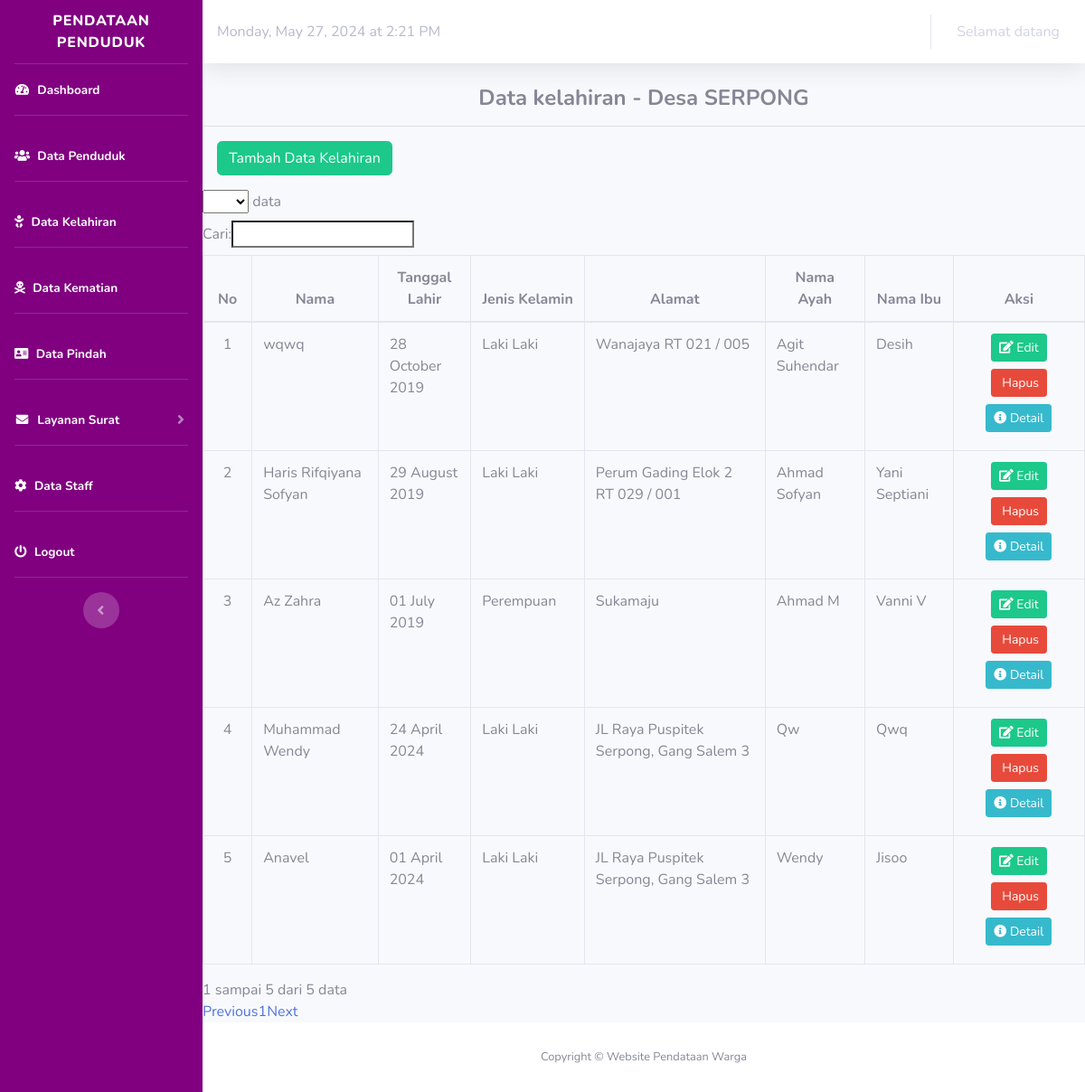
/index.php/kelahiran, run on the app's committed database.
### tables this page shows
CREATE TABLE `kelahiran` (
  `id_kelahiran` bigint(11) NOT NULL,
  `nama` varchar(50) NOT NULL,
  `hari` varchar(20) NOT NULL,
  `tempat_lahir` varchar(50) NOT NULL,
  `tanggal_lahir` date NOT NULL,
  `pukul` time NOT NULL,
  `jenis_kelahiran` varchar(50) NOT NULL,
  `anak_ke` varchar(2) NOT NULL,
  `jenis_kelamin` varchar(25) NOT NULL,
  `alamat` varchar(59) NOT NULL,
  `berat_bayi` varchar(10) NOT NULL,
  `panjang_bayi` varchar(10) NOT NULL,
  `nik_ayah` varchar(16) NOT NULL,
  `nama_ayah` varchar(20) NOT NULL,
  `pekerjaan_ayah` varchar(50) NOT NULL,
  `alamat_ayah` varchar(100) NOT NULL,
  `nik_ibu` varchar(16) NOT NULL,
  `nama_ibu` varchar(20) NOT NULL,
  `pekerjaan_ibu` varchar(50) NOT NULL,
  `alamat_ibu` varchar(100) NOT NULL,
  `rt` varchar(120) NOT NULL,
  `rw` varchar(120) NOT NULL,
  `keterangan` varchar(255) NOT NULL
);

### application/controllers/Kelahiran.php (called while the page is built, shortened)
<?php
class Kelahiran extends CI_Controller
{
	public function __construct()
	{
		$this->load->model('m_kelahiran');
	}
	public function index()
	{
		$data['title'] = "Data kelahiran - Desa SERPONG	";
		$data['kelahiran'] = $this->m_kelahiran->tampil();
		$this->load->view('template/header', $data);
		$this->load->view('template/sidebar');
		$this->load->view('template/topbar');
		$this->load->view('kelahiran/tampil_kelahiran');
		$this->load->view('template/footer');
	}
}

### index.php (called while the page is built, shortened)
<?php
require_once BASEPATH.'core/CodeIgniter.php';

### application/models/M_kelahiran.php (called while the page is built, shortened)
<?php
class M_kelahiran extends CI_Model
{
	public function tampil()
	{
		return $this->db->get('kelahiran')->result();
	}
}

### application/views/kelahiran/tampil_kelahiran.php (the view, shortened to what this page needs)
<div class="content-wrapper">
  <section class="content">
    <div class="box box-info">
      <div class="box-header">
        <h4 style="text-align:center;"><b><?php echo $title; ?></b></h4>
        <hr>
      </div>
      <div class="box-body table-responsive">
        <p>
          <a href="<?php echo base_url('Kelahiran/tambah'); ?>" class="btn btn-success ml-3">Tambah Data Kelahiran</a>
        </p>
        <table id="data" class="table table-bordered" width="100%" cellspacing="0">
          <thead>
            <tr class="active">
              <th style="text-align:center">No</th>
              <th style="text-align:center">Nama</th>
              <th style="text-align:center">Tanggal Lahir</th>
              <th style="text-align:center">Jenis Kelamin</th>
              <th style="text-align:center">Alamat</th>
              <th style="text-align:center">Nama Ayah</th>
              <th style="text-align:center">Nama Ibu</th>
              <th style="text-align:center">Aksi</th>
            </tr>
          </thead>
          <tbody>
            <?php
            $no = 1;
            foreach ($kelahiran as $kelahiran) {
            ?>
              <tr>
                <td style="text-align:center"><?php echo $no; ?></td>
                <td><?php echo $kelahiran->nama; ?></td>
                <td><?= date('d F Y', strtotime($kelahiran->tanggal_lahir)); ?></td>
                <td><?php echo $kelahiran->jenis_kelamin; ?></td>
                <td><?php echo $kelahiran->alamat; ?></td>
                <td><?php echo $kelahiran->nama_ayah; ?></td>
                <td><?php echo $kelahiran->nama_ibu; ?></td>
                <td style="text-align:center">
                  <a href="<?php echo base_url('Kelahiran/edit/' . $kelahiran->id_kelahiran); ?>" class="btn btn-success  btn-sm mb-2"><i class="fa fa-edit"></i> Edit</a>
                  <a href="<?php echo base_url('Kelahiran/hapus/' . $kelahiran->id_kelahiran); ?>" class="btn btn-danger btn-sm mb-2" onClick="return confirm('Yakin Akan Menghapus Data?');"><i class="fa fa-trash-o"></i> Hapus</a>
                  <a href="<?php echo base_url('Kelahiran/detail/' . $kelahiran->id_kelahiran); ?>" class="btn btn-info btn-sm mb-2"><i class="fa fa-info-circle"></i> Detail</a>
              </tr>
            <?php
              $no++;
            }
            ?>
          </tbody>
        </table>
      </div>
  </section>
</div>

### data on the page
kelahiran: nama "wqwq", tanggal_lahir "28 October 2019", jenis_kelamin "Laki Laki", alamat "Wanajaya RT 021 / 005", nama_ayah "Agit Suhendar", nama_ibu "Desih"
kelahiran: nama "Haris Rifqiyana Sofyan", tanggal_lahir "29 August 2019", jenis_kelamin "Laki Laki", alamat "Perum Gading Elok 2 RT 029 / 001", nama_ayah "Ahmad Sofyan", nama_ibu "Yani Septiani"
kelahiran: nama "Az Zahra", tanggal_lahir "01 July 2019", jenis_kelamin "Perempuan", alamat "Sukamaju", nama_ayah "Ahmad M", nama_ibu "Vanni V"
kelahiran: nama "Muhammad Wendy", tanggal_lahir "24 April 2024", jenis_kelamin "Laki Laki", alamat "JL Raya Puspitek Serpong, Gang Salem 3", nama_ayah "Qw", nama_ibu "Qwq"
kelahiran: nama "Anavel", tanggal_lahir "01 April 2024", jenis_kelamin "Laki Laki", alamat "JL Raya Puspitek Serpong, Gang Salem 3", nama_ayah "Wendy", nama_ibu "Jisoo"

### other printed values
$title "Data kelahiran - Desa SERPONG"
